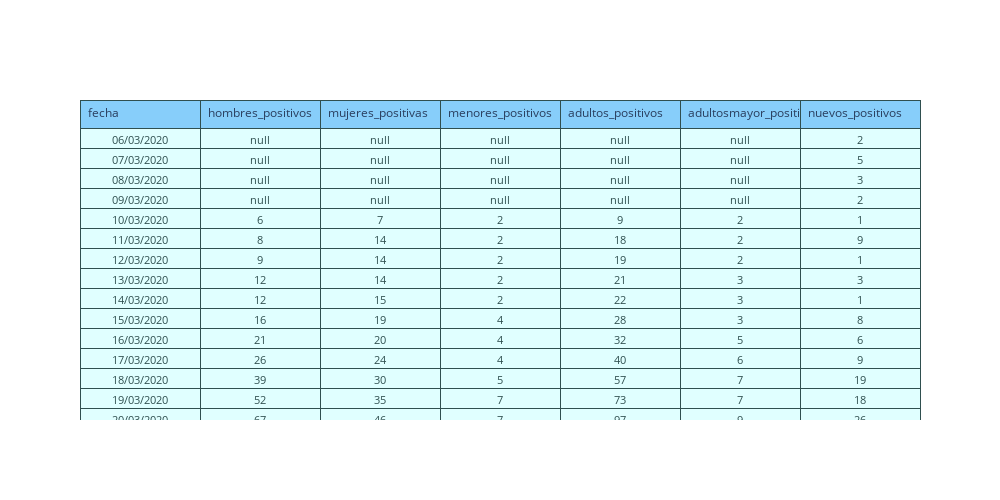

Notebook code cell kept with this figure:
### Markdown cell above
## 1. Tabla que muestra los datos diarios de COVID:

### Code cell
# Tabla con los datos diarios generales de covid.

tabla1 = go.Figure(data=[go.Table(
    header=dict(values=list(covid19_generales.columns),
                line_color='darkslategray',
                fill_color='lightskyblue',
                align='left'),
    cells=dict(values=[covid19_generales.fecha,
                       covid19_generales.hombres_positivos, 
                       covid19_generales.mujeres_positivas, 
                       covid19_generales.menores_positivos,
                       covid19_generales.adultos_positivos,
                       covid19_generales.adultosmayor_positivos,
                       covid19_generales.nuevos_positivos],
               fill_color='lightcyan',
               line_color='darkslategray',
               font = dict(color = 'darkslategray', size = 11),
               align='center'))
])

tabla1.update_layout(width=1000, height=500)

# Mostrar tabla
tabla1.show()

### Figure 1 — Plotly figure (JSON) as saved in the notebook; plotly's stock layout.template omitted (floating-point values rounded to 4 significant figures; data arrays with more than 128 entries replaced by an {"elided": "..."} marker saying what was removed)
{"data": [{"cells": {"align": "center", "fill": {"color": "lightcyan"}, "font": {"color": "darkslategray", "size": 11}, "line": {"color": "darkslategray"}, "values": {"elided": "7x816 mixed values"}}, "header": {"align": "left", "fill": {"color": "lightskyblue"}, "line": {"color": "darkslategray"}, "values": ["fecha", "hombres_positivos", "mujeres_positivas", "menores_positivos", "adultos_positivos", "adultosmayor_positivos", "nuevos_positivos"]}, "type": "table"}], "layout": {"height": 500, "width": 1000}}
